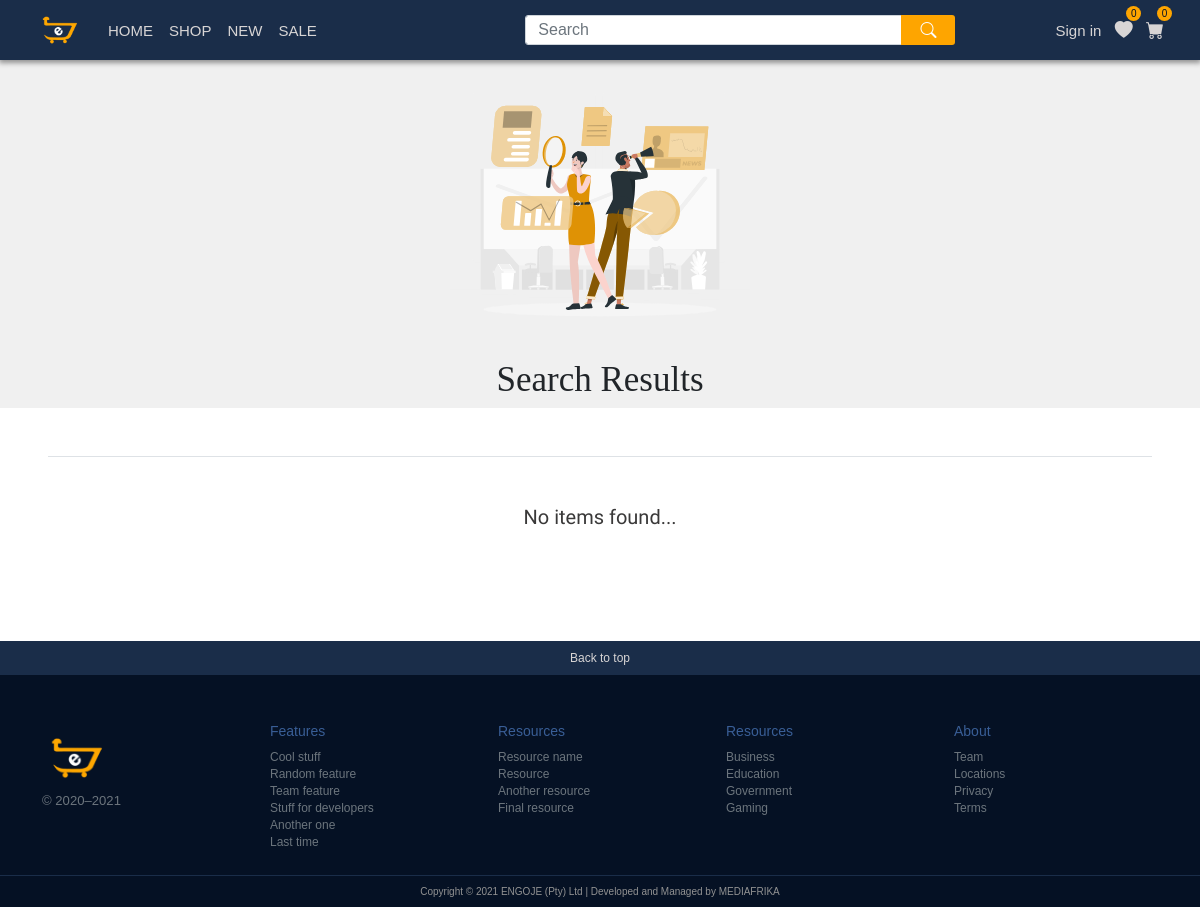
Before: /search/index.php with the older database file.
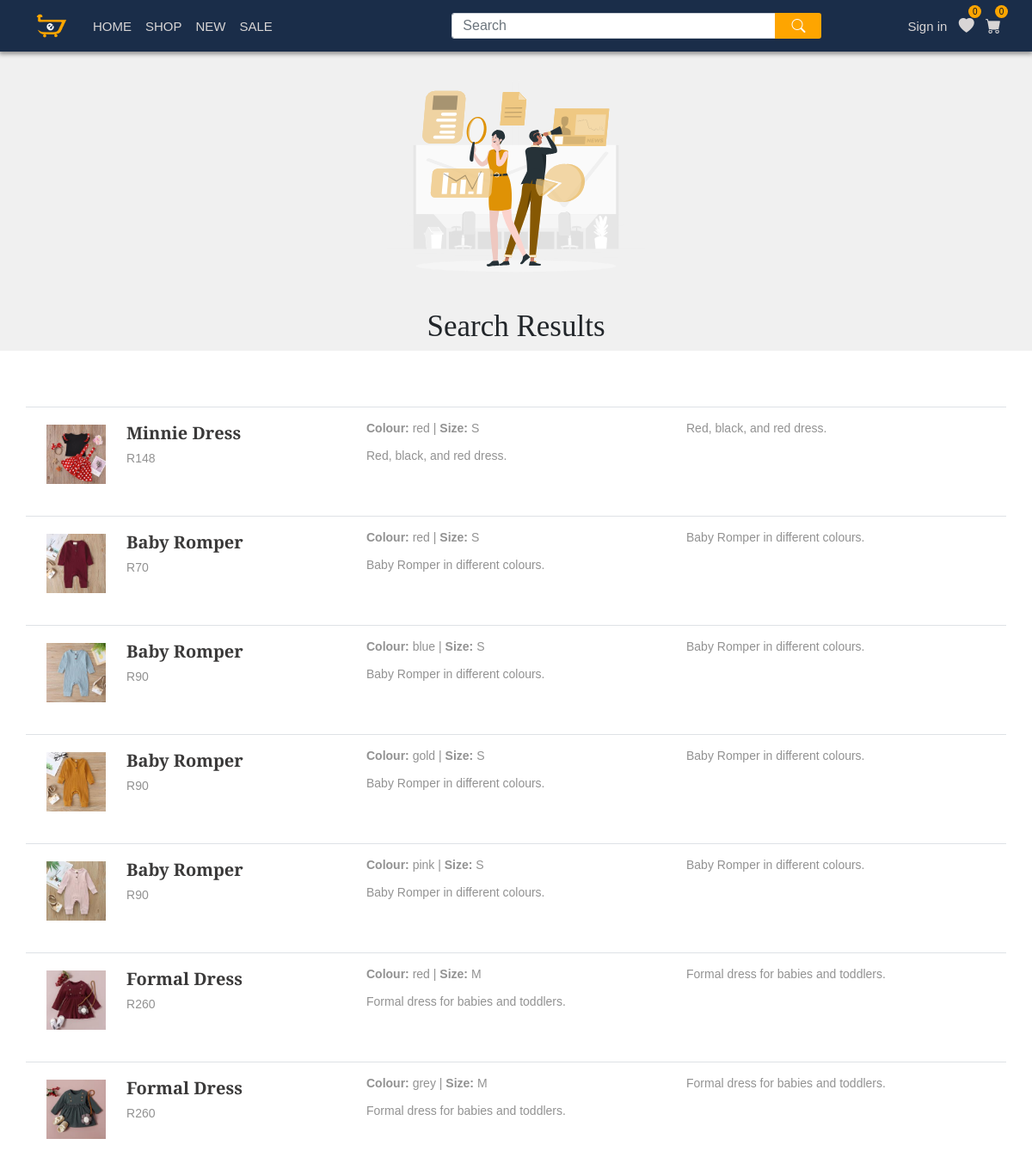
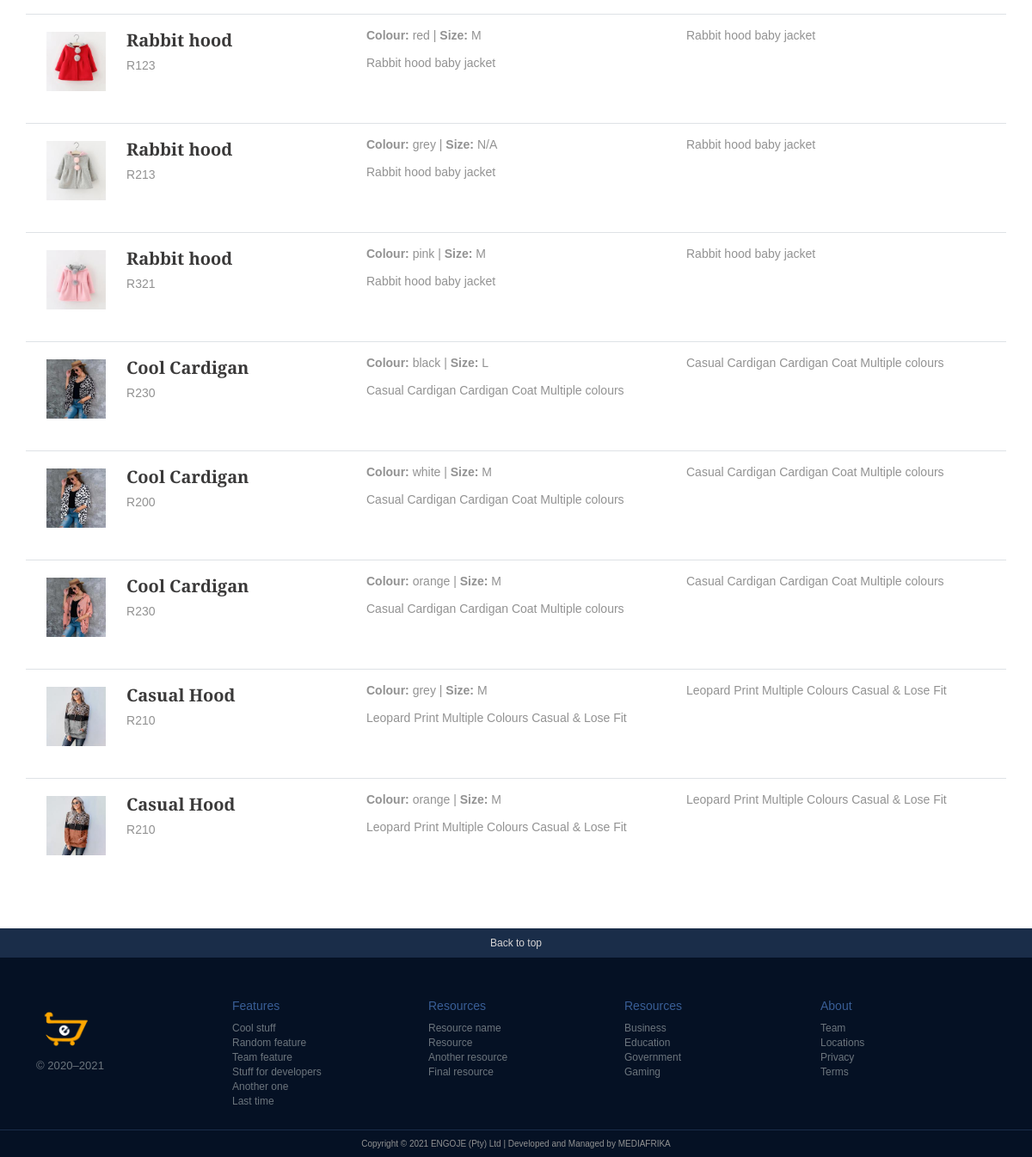
After: the same page with the newer database file (2 pictures, top to bottom).
### tables this page shows
CREATE TABLE `product_entry` (
  `product_entryId` int(11) NOT NULL,
  `productId` int(11) NOT NULL,
  `sizeId` int(11) NOT NULL,
  `colourId` int(11) NOT NULL,
  `categoryId` int(11) NOT NULL,
  `price` int(11) NOT NULL,
  `sku` varchar(36) NOT NULL,
  `amount` int(11) NOT NULL
);

CREATE TABLE `images` (
  `imageId` int(11) NOT NULL,
  `imageName` varchar(85) NOT NULL,
  `imagePath` varchar(225) NOT NULL DEFAULT 'no-image.png',
  `imagePath_tn` varchar(225) NOT NULL DEFAULT 'no-image-tn.png',
  `imagePrimary` int(1) NOT NULL,
  `product_entryId` int(11) NOT NULL
);

CREATE TABLE `products` (
  `productId` int(100) NOT NULL,
  `productName` varchar(13) NOT NULL,
  `productShortDescr` varchar(60) NOT NULL,
  `productDescription` varchar(256) NOT NULL,
  `productCreationDate` timestamp NOT NULL DEFAULT current_timestamp() ON UPDATE current_timestamp(),
  `productTags` varchar(256) DEFAULT NULL
);

CREATE TABLE `colour` (
  `colourId` int(11) NOT NULL,
  `colour` varchar(36) NOT NULL
);

CREATE TABLE `size` (
  `sizeId` int(11) NOT NULL,
  `sizeValue` varchar(36) NOT NULL,
  `sizeName` varchar(25) DEFAULT NULL
);

### model/search-model.php (called while the page is built, shortened)
<?php
function getSearchItems($searchTerm){
 $db = engojeConnect();
    if(is_numeric($searchTerm)){
        intval($searchTerm);
        $sql = 'SELECT* FROM product_entry
                        JOIN products ON products.productId = product_entry.productId
                        JOIN images ON images.product_entryId = product_entry.product_entryId
                        JOIN colour ON colour.colourId = product_entry.colourId
                        JOIN size ON size.sizeId = product_entry.sizeId
                        WHERE (product_entry.product_entryId = :searchTerm OR product_entry.price = :searchTerm) AND images.imagePrimary = 1
                        ';
        $stmt = $db->prepare($sql);
        $stmt->bindValue(':searchTerm',$searchTerm, PDO::PARAM_INT);
        $stmt->execute();
        $searchItems = $stmt->fetchAll();
        $stmt->closeCursor();
        return $searchItems;
    }else{
        $searchTerm = "%".$searchTerm."%";
        $sql = 'SELECT* FROM product_entry
                        JOIN images ON images.product_entryId = product_entry.product_entryId
                        JOIN products ON products.productId = product_entry.productId
                        JOIN colour ON colour.colourId = product_entry.colourId
                        JOIN size ON size.sizeId = product_entry.sizeId
                        WHERE (products.productName LIKE :searchTerm OR products.productShortDescr LIKE :searchTerm OR products.productDescription LIKE :searchTerm) AND images.imagePrimary = 1
                        ';
        $stmt = $db->prepare($sql);
        $stmt->bindValue(':searchTerm',$searchTerm, PDO::PARAM_STR);
        $stmt->execute();
        $searchItems = $stmt->fetchAll();
        return $searchItems;
    }
}

### search/index.php (the view, shortened to what this page needs)
<?php
require_once '../model/search-model.php';
$searchTerm = filter_input(INPUT_POST, 'search',FILTER_SANITIZE_STRING);
if ($searchTerm == NULL){
    $searchTerm = filter_input(INPUT_GET, 'search',FILTER_SANITIZE_STRING);
}
$products = getSearchItems($searchTerm);
$searchDisplay ="";
if(!empty($products)){
    foreach($products as $product){
        $searchDisplay .= "<a href='/engoje/shop?action=product&productId=$product[productId]&product_entryId=$product[product_entryId]&colour=$product[colour]' class='productName-link text-decoration-none mx-5'>
        <div class='container mx-auto py-3 border-top m-0 search-results'>
            <div class='row align-items-start px-0 mx-0'>
                <img class='col-sm-1 img-thumbnail ' width='150' src='$product[imagePath_tn]' alt='...'>
                <div class='col-sm'>
                    <h3 class='productName color-dark'>$product[productName]</h3>
                    <h5 class='price color-dark'>R$product[price]</h5>
                </div>
                <div class='col-sm-4 border-radius-3 box-shadow-large'>
                    <p class='colour color-dark'><strong>Colour: </strong>$product[colour] | <strong>Size: </strong>$product[sizeValue]</p>
                    <p class='descr p-top-3 color-dark'>$product[productShortDescr]</p>
                </div>
                <div class='col-sm-4 border-radius-3 box-shadow-large'>
                    <p class='size p-top-3 color-dark'>$product[productDescription]</p>
                </div>
            </div>
        </div></a>";
    }
    include "../view/search.php";
}else{
    $searchDisplay .= '<p class="notice border-top py-5 mx-5">No items found...</p>';
    include "../view/search.php";
}

### view/search.php (shortened to what this page needs)
<?php
    $pageName ="Search";
    ?><!DOCTYPE html>
    <html lang="en-us">
    <?php require $_SERVER['DOCUMENT_ROOT'] . '/engoje/snippets/head.php'; ?>
    <body>
    <main class="content p-bottom-0">
        <?php
            require $_SERVER['DOCUMENT_ROOT'] . '/engoje/snippets/navigation.php';
        ?>
        <img  class='col rounded mx-auto d-block' height='300' src='/engoje/images/search.svg' alt='Erro 500' />
        <h1 class='title'>Search Results</h1>
        <div class='bg-white py-5 m-bottom-0'>
            <?php
                echo $searchDisplay;
            ?>
        </div>
        <?php
            require $_SERVER['DOCUMENT_ROOT'].'/engoje/snippets/footer2.php';
        ?>
        </main>
    </body>
</html>

### snippets/head.php (shortened to what this page needs)
<head>
<link href="/engoje/css/styles.css" rel="stylesheet">
<link rel="stylesheet" href="https://cdn.jsdelivr.net/npm/bootstrap-icons@1.5.0/font/bootstrap-icons.css">
<link href="https://cdn.jsdelivr.net/npm/bootstrap@5.1.0/dist/css/bootstrap.min.css" rel="stylesheet">
</head>

### snippets/navigation.php (shortened to what this page needs)
<nav class="navbar navbar-expand-lg navbar all-nav" id="#">
  <div class="container-fluid">
    <a class="navbar-brand" href="/engoje/">
        <img src=" /engoje/images/logo.svg" alt="logo image">
    </a>
    <div class="collapse navbar-collapse" id="navbarSupportedContent">
      <ul class="navbar-nav me-auto mb-2 mb-lg-0">
        <li class="nav-item">
          <a class="nav-link <?php if($pageName=="Home"){echo 'active';} ?>" aria-current="page" href="/engoje/">HOME</a>
        </li>
        <li class="nav-item">
          <a class="nav-link <?php if($pageName=="Shop"){echo 'active';} ?>" aria-current="page" href="/engoje/shop">SHOP</a>
        </li>
        <li class="nav-item">
          <a class="nav-link <?php if($pageName=="New"){echo 'active';} ?>" aria-current="page" href="/engoje/new">NEW</a>
        </li>
        <li class="nav-item">
          <a class="nav-link <?php if($pageName=="Sale"){echo 'active';} ?>" aria-current="page" href="/engoje/sale">SALE</a>
        </li>
      </ul>
      <form class="d-flex" action="/engoje/search/">
        <input class="form-control me-2" name="search" type="text" placeholder="Search" aria-label="Search">
        <button class="buttons" type="submit"><i class='bi bi-search'></i></button>
      </form>
    </div>
  </div>
    <div class="icons-container">
        <?php
            if(isset($_SESSION['userData']['userFirstName'])){
                echo "<a class='nav-hamburger-account user' href='/engoje/myaccount?action=account' title='Your Account'><i class='bi bi-person-fill'></i></a>";
                echo "<a class='nav-hamburger-account shopping-wishlist' href='/engoje/wishlist?action=wishlist' title='Wishlist'><div class='wishlist-count' id='wishlist-count'>0</div><i class='bi bi-heart-fill'></i></a>";
                echo "<a class='nav-hamburger-account shopping-cart' href='/engoje/cart?action=cart'><div class='cart-count' id='cart-count'>0</div><i class='bi bi-cart-fill'></i></a>";
            } else{
                echo "<a class='account  signin' href='/engoje/accounts?action=login' title='Your Account'>Sign in</a>";
                echo "<a class='nav-hamburger-account shopping-wishlist' href='/engoje/wishlist?action=wishlist'><div class='wishlist-count' id='wishlist-count'>0</div><i class='bi bi-heart-fill'></i></a>";
                echo "<a class='nav-hamburger-account shopping-cart' href='/engoje/cart?action=cart'><div class='cart-count'  id='cart-count'>0</div><i class='bi bi-cart-fill'></i></a>";
            }
        ?>
    </div>
</nav>

### snippets/footer2.php (shortened to what this page needs)
<footer class="main-footer main-footer2" >
    <div class="footer-top-block"> <a class='bootom-to-top' href='#nav'>Back to top</a></div>
    <div class='footer-widgets-container container py-5'>
        <div class="row">
            <div class="col-12 col-md">
                <a class="navbar-brand" href="/engoje/">
                    <img width="70" height="70" src=" /engoje/images/logo.svg" alt="logo image">
                </a>
                <small class="d-block mb-3 text-muted">&copy; 2020–2021</small>
                </div>
                <div class="col-6 col-md">
                <h5>Features</h5>
                <ul class="list-unstyled text-small">
                    <li><a class="link-secondary" href="#">Cool stuff</a></li>
                    <li><a class="link-secondary" href="#">Random feature</a></li>
                    <li><a class="link-secondary" href="#">Team feature</a></li>
                    <li><a class="link-secondary" href="#">Stuff for developers</a></li>
                    <li><a class="link-secondary" href="#">Another one</a></li>
                    <li><a class="link-secondary" href="#">Last time</a></li>
                </ul>
                </div>
                <div class="col-6 col-md">
                <h5>Resources</h5>
                <ul class="list-unstyled text-small">
                    <li><a class="link-secondary" href="#">Resource name</a></li>
                    <li><a class="link-secondary" href="#">Resource</a></li>
                    <li><a class="link-secondary" href="#">Another resource</a></li>
                    <li><a class="link-secondary" href="#">Final resource</a></li>
                </ul>
                </div>
                <div class="col-6 col-md">
                <h5>Resources</h5>
                <ul class="list-unstyled text-small">
                    <li><a class="link-secondary" href="#">Business</a></li>
                    <li><a class="link-secondary" href="#">Education</a></li>
                    <li><a class="link-secondary" href="#">Government</a></li>
                    <li><a class="link-secondary" href="#">Gaming</a></li>
                </ul>
                </div>
                <div class="col-6 col-md">
                <h5>About</h5>
                <ul class="list-unstyled text-small">
                    <li><a class="link-secondary" href="#">Team</a></li>
                    <li><a class="link-secondary" href="#">Locations</a></li>
                    <li><a class="link-secondary" href="#">Privacy</a></li>
                    <li><a class="link-secondary" href="#">Terms</a></li>
                </ul>
            </div>
        </div>
    </div>
    <div class="footer-bottom-block">
        <span class="footer-span">Copyright &copy; 2021 ENGOJE (Pty) Ltd | </span>
        <span class="footer-span mySignature">Developed and Managed by <a target="blank" href="https://mediafrika.co.za" title="View Developer">MEDIAFRIKA</a></span>
    </div>
</footer>

Changed rows visible on the page:
added product_entry: images.imagePath_tn (picture), productId.productName "Minnie Dress", price "148", colourId.colour "red", sizeId.sizeValue "S", productId.productShortDescr "Red, black, and red dress.", productId.productDescription "Red, black, and red dress."
added product_entry: images.imagePath_tn (picture), productId.productName "Baby Romper", price "70", colourId.colour "red", sizeId.sizeValue "S", productId.productShortDescr "Baby Romper in different colours.", productId.productDescription "Baby Romper in different colours."
added product_entry: images.imagePath_tn (picture), productId.productName "Baby Romper", price "90", colourId.colour "blue", sizeId.sizeValue "S", productId.productShortDescr "Baby Romper in different colours.", productId.productDescription "Baby Romper in different colours."
added product_entry: images.imagePath_tn (picture), productId.productName "Baby Romper", price "90", colourId.colour "gold", sizeId.sizeValue "S", productId.productShortDescr "Baby Romper in different colours.", productId.productDescription "Baby Romper in different colours."
added product_entry: images.imagePath_tn (picture), productId.productName "Baby Romper", price "90", colourId.colour "pink", sizeId.sizeValue "S", productId.productShortDescr "Baby Romper in different colours.", productId.productDescription "Baby Romper in different colours."
added product_entry: images.imagePath_tn (picture), productId.productName "Formal Dress", price "260", colourId.colour "red", sizeId.sizeValue "M", productId.productShortDescr "Formal dress for babies and toddlers.", productId.productDescription "Formal dress for babies and toddlers."
added product_entry: images.imagePath_tn (picture), productId.productName "Formal Dress", price "260", colourId.colour "grey", sizeId.sizeValue "M", productId.productShortDescr "Formal dress for babies and toddlers.", productId.productDescription "Formal dress for babies and toddlers."
added product_entry: images.imagePath_tn (picture), productId.productName "Rabbit hood", price "123", colourId.colour "red", sizeId.sizeValue "M", productId.productShortDescr "Rabbit hood baby jacket", productId.productDescription "Rabbit hood baby jacket"
added product_entry: images.imagePath_tn (picture), productId.productName "Rabbit hood", price "213", colourId.colour "grey", sizeId.sizeValue "N/A", productId.productShortDescr "Rabbit hood baby jacket", productId.productDescription "Rabbit hood baby jacket"
added product_entry: images.imagePath_tn (picture), productId.productName "Rabbit hood", price "321", colourId.colour "pink", sizeId.sizeValue "M", productId.productShortDescr "Rabbit hood baby jacket", productId.productDescription "Rabbit hood baby jacket"
added product_entry: images.imagePath_tn (picture), productId.productName "Cool Cardigan", price "230", colourId.colour "black", sizeId.sizeValue "L", productId.productShortDescr "Casual Cardigan Cardigan Coat Multiple colours", productId.productDescription "Casual Cardigan Cardigan Coat Multiple colours"
added product_entry: images.imagePath_tn (picture), productId.productName "Cool Cardigan", price "200", colourId.colour "white", sizeId.sizeValue "M", productId.productShortDescr "Casual Cardigan Cardigan Coat Multiple colours", productId.productDescription "Casual Cardigan Cardigan Coat Multiple colours"
added product_entry: images.imagePath_tn (picture), productId.productName "Cool Cardigan", price "230", colourId.colour "orange", sizeId.sizeValue "M", productId.productShortDescr "Casual Cardigan Cardigan Coat Multiple colours", productId.productDescription "Casual Cardigan Cardigan Coat Multiple colours"
added product_entry: images.imagePath_tn (picture), productId.productName "Casual Hood", price "210", colourId.colour "grey", sizeId.sizeValue "M", productId.productShortDescr "Leopard Print Multiple Colours Casual & Lose Fit", productId.productDescription "Leopard Print Multiple Colours Casual & Lose Fit"
added product_entry: images.imagePath_tn (picture), productId.productName "Casual Hood", price "210", colourId.colour "orange", sizeId.sizeValue "M", productId.productShortDescr "Leopard Print Multiple Colours Casual & Lose Fit", productId.productDescription "Leopard Print Multiple Colours Casual & Lose Fit"
Other visible differences:
text no longer shown: "No items found..."
